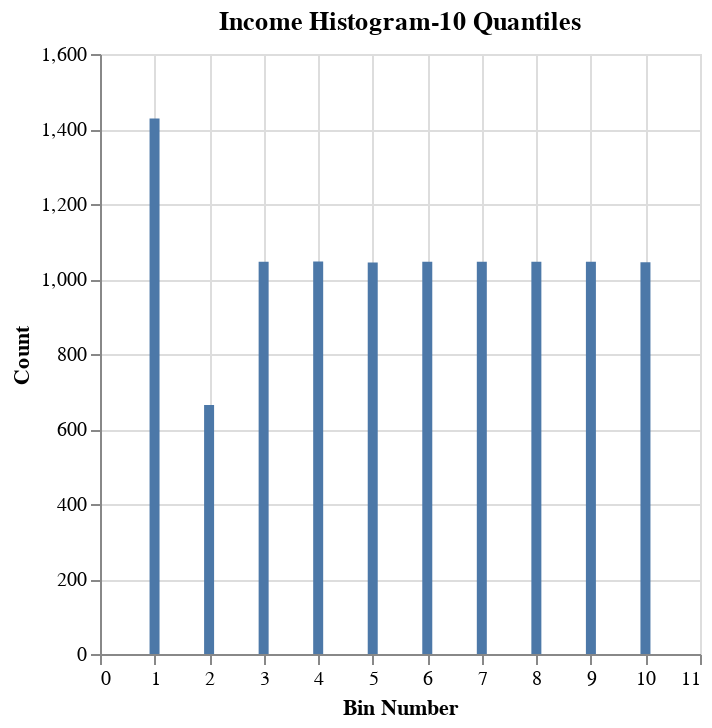

The notebook cell saved with this chart:
### Code cell
%chart xbin, xcnt, title=Income Histogram-10 Quantiles, height=300, width=250, labelx=Bin Number, labely=Count

### Figure 1 — Vega-Lite specification as saved in the notebook (floating-point values rounded to 4 significant figures)
{"$schema": "https://vega.github.io/schema/vega-lite/v3.json", "data": {"format": {"type": "csv"}, "values": "\"xdb\",\"xtbl\",\"xcol\",\"xbin\",\"xbeg\",\"xend\",\"xcnt\",\"xpct\"\n\"DEMO_Financial\",\"Customer\",\"income\",\"1\",\".0\",\".0\",\"1428\",\"13.654618473895582\"\n\"DEMO_Financial\",\"Customer\",\"income\",\"2\",\"197.4\",\"2564.4\",\"664\",\"6.349206349206349\"\n\"DEMO_Financial\",\"Customer\",\"income\",\"3\",\"2567.8\",\"5918.0\",\"1046\",\"10.001912411550967\"\n\"DEMO_Financial\",\"Customer\",\"income\",\"4\",\"5920.0\",\"10443.5\",\"1047\",\"10.011474469305794\"\n\"DEMO_Financial\",\"Customer\",\"income\",\"5\",\"10444.5\",\"16611.0\",\"1044\",\"9.982788296041308\"\n\"DEMO_Financial\",\"Customer\",\"income\",\"6\",\"16614.0\",\"24582.6\",\"1046\",\"10.001912411550967\"\n\"DEMO_Financial\",\"Customer\",\"income\",\"7\",\"24596.0\",\"35016.8\",\"1046\",\"10.001912411550967\"\n\"DEMO_Financial\",\"Customer\",\"income\",\"8\",\"35026.5\",\"50180.0\",\"1046\",\"10.001912411550967\"\n\"DEMO_Financial\",\"Customer\",\"income\",\"9\",\"50191.9\",\"77322.0\",\"1046\",\"10.001912411550967\"\n\"DEMO_Financial\",\"Customer\",\"income\",\"10\",\"77404.6\",\"374808.2\",\"1045\",\"9.992350353796137\"\n"}, "encoding": {"x": {"axis": {"grid": true, "title": "Bin Number"}, "field": "xbin", "type": "quantitative"}, "y": {"axis": {"grid": true, "title": "Count"}, "field": "xcnt", "type": "quantitative"}}, "height": "300", "mark": {"color": "#4C78A8", "type": "bar"}, "title": "Income Histogram-10 Quantiles", "width": "250"}
